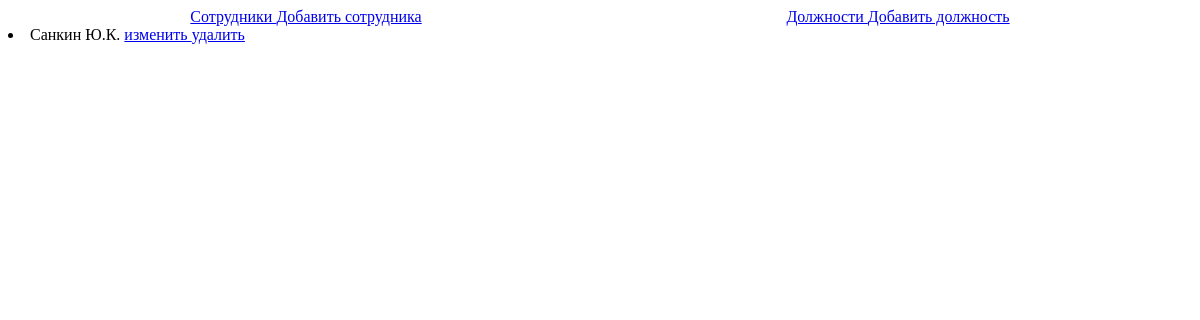
Page /employees on the earlier database version.
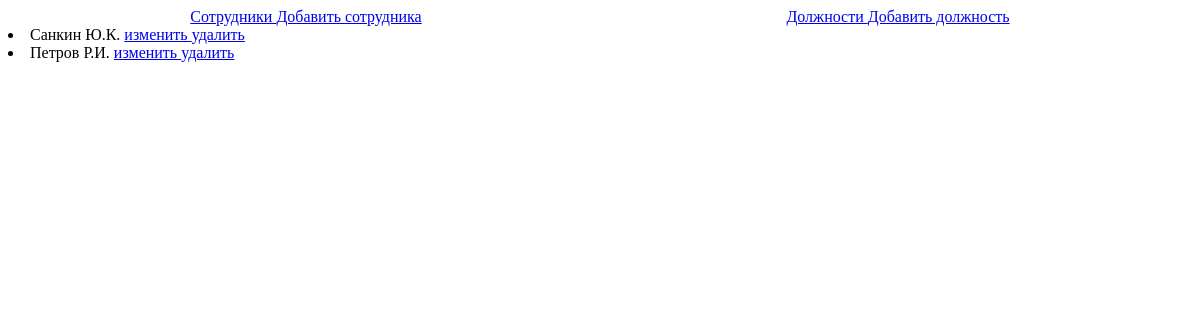
Same page on the later database version.
### baseapp/models.py (models this page shows)
class Employees(models.Model):
    firstname = models.CharField(max_length=20, blank=False)
    midname = models.CharField(max_length=20, blank=True, null=True)
    lastname = models.CharField(max_length=20, blank=False)
    profession = models.ForeignKey(Professions, default="без должности", on_delete=models.SET_DEFAULT, related_name='professions', to_field='tittle')
    date_hired = models.DateField(auto_now_add=True)
    class Meta:
        db_table = 'employees'
        verbose_name = "Сотрудник"
        verbose_name_plural = "Сотрудники"
        ordering = ['-date_hired']
    def __str__(self):
        if self.midname is None:
            return f"{self.lastname[:50]} {self.firstname[:1]}."
        return f"{self.lastname[:50]} {self.firstname[:1]}.{self.midname[:1]}."

### baseapp/views.py (the view)
# urls.py: path('employees', views.employees, name='employees'),
def employees(request):
    employees = Employees.objects.order_by()
    context = {'employees': employees}
    return render(request, 'baseapp/employees.html', context)

### baseapp/templates/baseapp/employees.html
{% extends "baseapp/base.html" %}
{% block content%}
{% for employee in employees %}
    <li> {{employee}}
        <a href="{% url 'baseapp:employee' employee.id%}"> изменить </a>
        <a href="{% url 'baseapp:del_employee' employee.id%}"> удалить </a>
    </li>
{% endfor %}
{% endblock content%}

Differences in the rows shown:
added Employees: midname+lastname+firstname "Петров Р.И."
